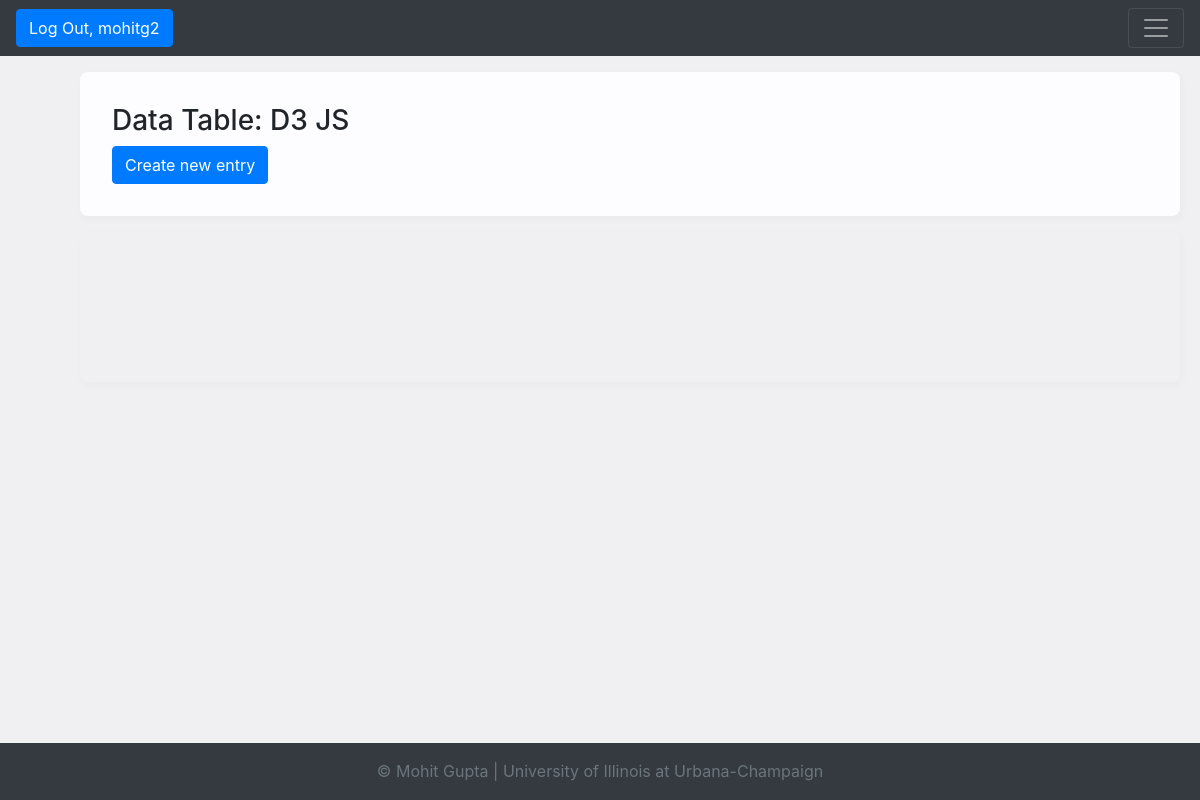
Before: /d3_js/ (signed in) with the older database file.
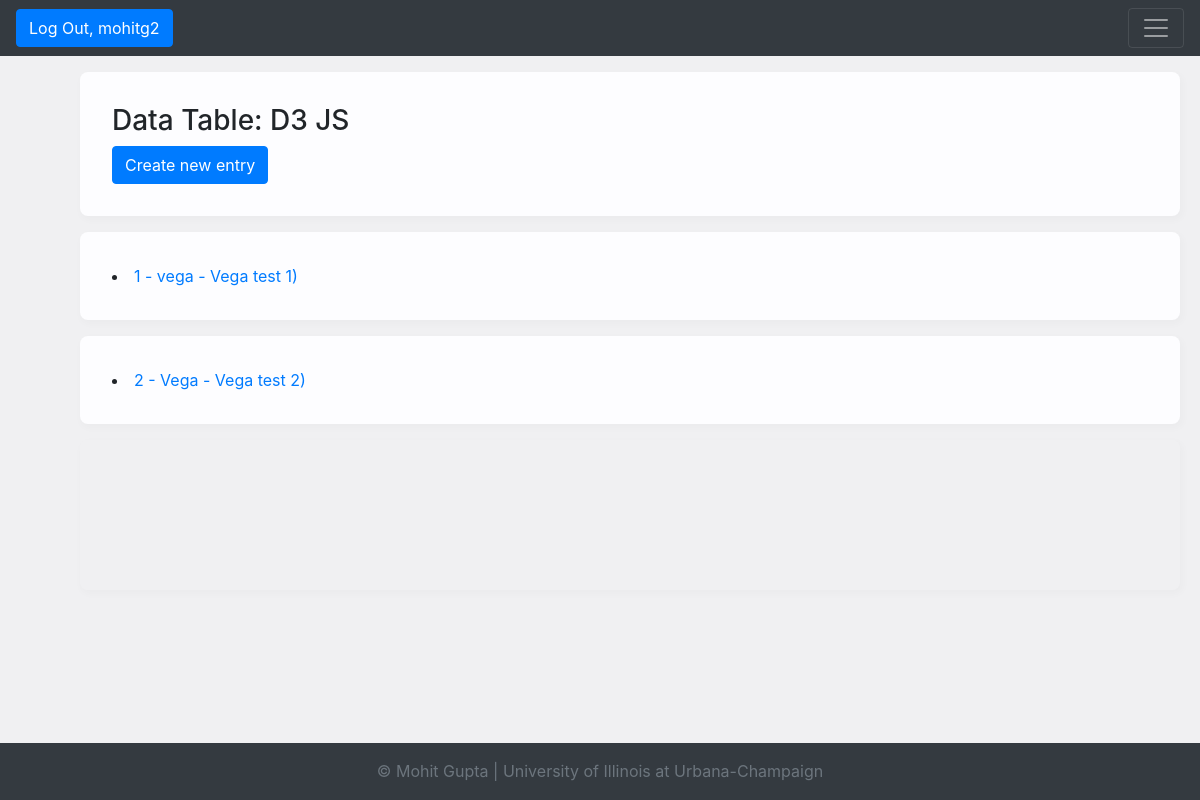
After: the same page with the newer database file.
### dsrs_viz/models.py (models this page shows, shortened)
class D3_js(models.Model):
    figure_no = models.AutoField(primary_key=True)
    library_name = models.CharField(unique=False, max_length=255)
    heading = models.TextField(unique=True)
    description = models.TextField(unique=False)
    js_code = models.TextField(unique=False)
    notes = models.TextField(unique=False, default='Please enter some notes')
    author = models.CharField(unique=False, max_length=255, default='Mohit Gupta')
    def __str__(self):
        return f'{self.figure_no}  -  {self.library_name}  -  {self.heading})'
    def get_absolute_url(self):
        return reverse('dsrs_viz_d3_js_detail_urlpattern',
                       kwargs={'pk':self.pk}
                       )
    class Meta:
        ordering = ['figure_no', 'library_name', 'heading']
        unique_together = ['figure_no', 'library_name', 'heading']

### dsrs_viz/views.py (the view)
# urls.py: path('d3_js/', D3JSList.as_view(),
class D3JSList(LoginRequiredMixin, PermissionRequiredMixin, PageLinksMixin, ListView):
    paginate_by = 2
    model = D3_js
    permission_required = 'dsrs_viz.view_d3_js'

### dsrs_viz/utils.py (called while the page is built)
    def first_page(self, page):
        if page.number > 1:
            return self._page_urls(1)
        return None

    def previous_page(self, page):
        if (page.has_previous()
                and page.number > 2):
            return self._page_urls(
                page.previous_page_number())
        return None

    def next_page(self, page):
        last_page = page.paginator.num_pages
        if (page.has_next()
                and page.number < last_page - 1):
            return self._page_urls(
                page.next_page_number())
        return None

    def last_page(self, page):
        last_page = page.paginator.num_pages
        if page.number < last_page:
            return self._page_urls(last_page)
        return None

### dsrs_viz/templates/dsrs_viz/d3_js_list.html (shortened to what this page needs)
{% extends 'dsrs_viz/base.html' %}
{% block content %}
         {% block content-header %}
        <div class="database-headers">
            <h3> Data Table: D3 JS</h3>
            {% if perms.dsrs_viz.view_d3_js %}
                <a href="{% url 'dsrs_viz_d3_js_create_urlpattern' %}">
                    <button type="button" class="btn btn-primary">Create new entry</button>
                </a>
        {% endif %}
        </div>
     {% endblock %}
    {% block content-table %}
        {% for d3_js in d3_js_list %}
            <div class="table-responsive">
                <li>
                    <a href="{{ d3_js.get_absolute_url }}"> {{ d3_js }}</a>
                </li>
            </div>
        {% endfor %}
    {% endblock %}
{% endblock %}

Changed rows visible on the page:
added D3_js: figure_no+library_name+heading "1 - vega - Vega test 1)"
added D3_js: figure_no+library_name+heading "2 - Vega - Vega test 2)"
